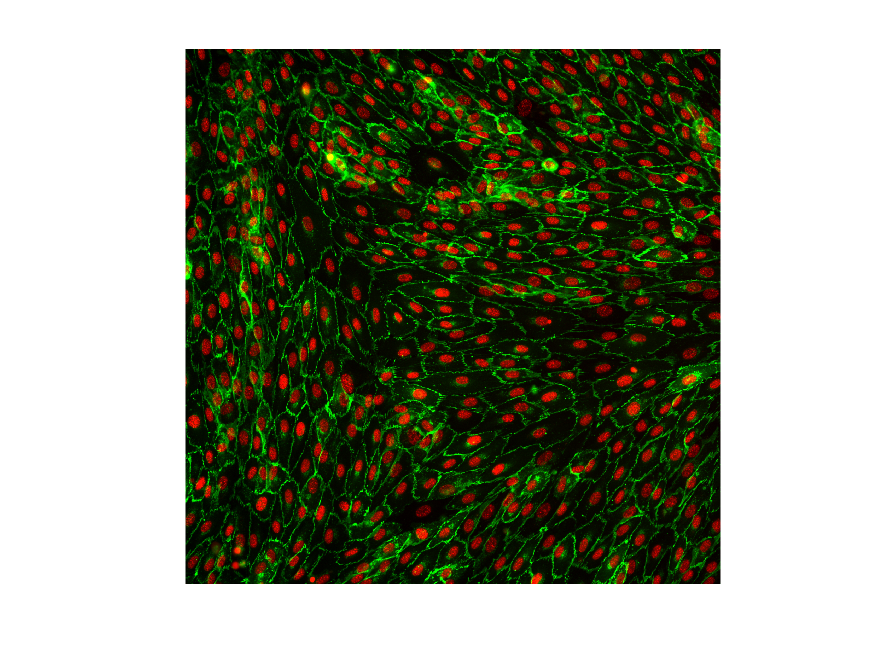
%> input picture segmentation/3_7_1/Composites/aligned/test/composite_aligned_16.tif, 875 x 656 px
$ octave --eval "result = getCellMask(imread('../segmentation/3_7_1/Composites/aligned/test/composite_aligned_16.tif'));"   (GNU Octave 9; MATLAB toolbox functions it lacks are replaced by stand-ins)
%> lines starting %> are read from the running program, lines starting %| are printed output that depends on the picture
function [maskFinal cellCoors] = getCellMask(image,  minCellSize)
% getMask returns a binary mask based on image and minCellSize
% Uses a histogram-based thresholding
% Stores centroid and area of detected objects
% Arnold Hayer 150520


% if nargin<3
%     maxCellSize=16000;
% end
if nargin<2
    minCellSize=4000;
end
% Subtract scaled blurred image to sharpen outline
imSmooth1=imfilter(image,fspecial('disk',1),'replicate');
image_lpf=imfilter(imSmooth1,fspecial('disk',30),'symmetric');
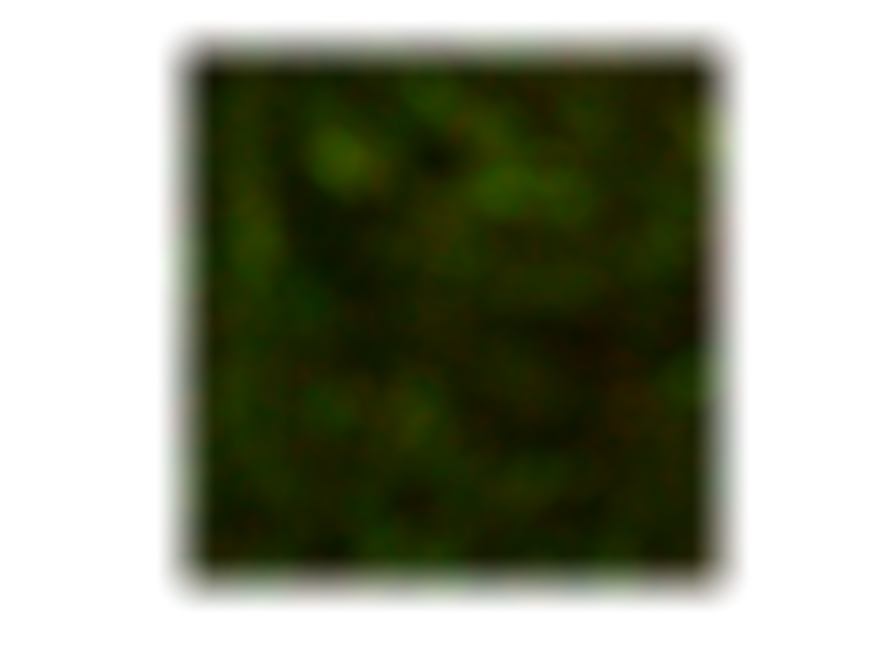
%> image_lpf: size 656x875x3 uint8; mean R, G, B 141.5, 145.8, 127.8; mean of the top-left, top-right, bottom-left and bottom-right quarters 140.6, 127.8, 149.7, 135.5
imSmooth2=imSmooth1-image_lpf*0.33; % arbitrary scaling factor
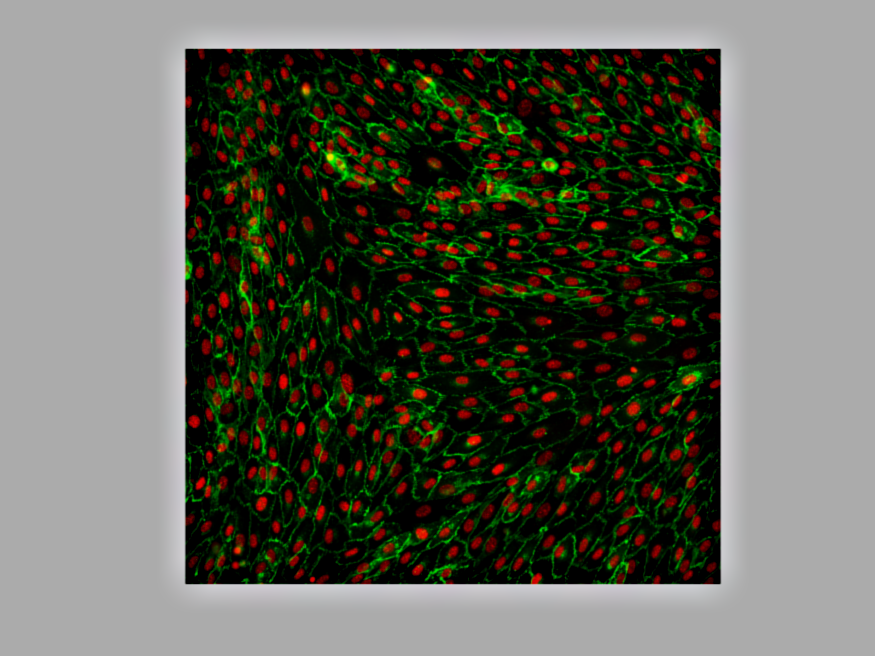
%> imSmooth2: size 656x875x3 uint8; mean R, G, B 97, 98.8, 87.5
%figure, imagesc(imSmooth1);
%figure, imagesc(imSmooth2);
% Histogram-based threshold determination
% find range of pixel values
PixMinMax=double([0 round(prctile(imSmooth2(:),99))]);
%> PixMinMax = [0 203]
IntStep=ceil((PixMinMax(2)-PixMinMax(1))/300);
%> IntStep = 1
%> (the run ends here)
